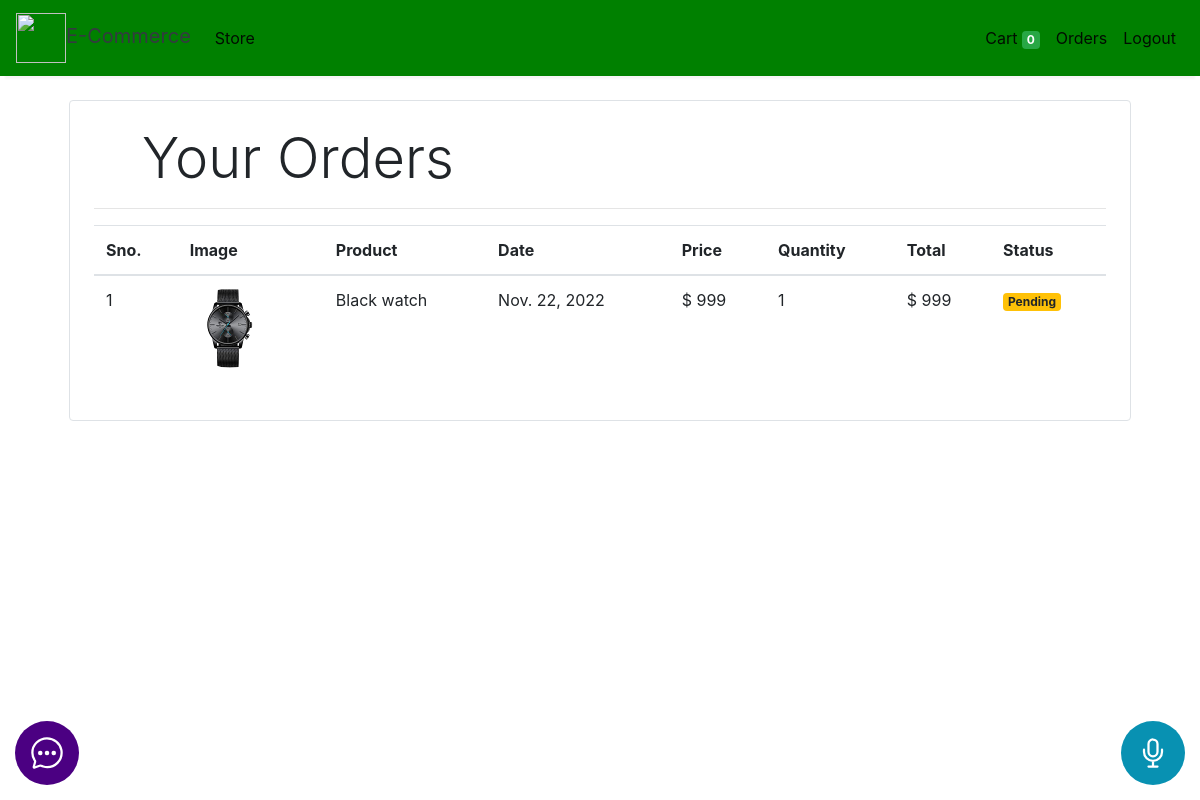
Page /orders (signed in) on the committed database.
### store/models/orders.py (models this page shows, shortened)
class Order(models.Model):
    product = models.ForeignKey(Products,
                                on_delete=models.CASCADE)
    customer = models.ForeignKey(Customer,
                                 on_delete=models.CASCADE)
    quantity = models.IntegerField(default=1)
    price = models.IntegerField()
    address = models.CharField (max_length=50, default='', blank=True)
    phone = models.CharField (max_length=50, default='', blank=True)
    date = models.DateField (default=datetime.datetime.today)
    status = models.BooleanField (default=False)
    @staticmethod
    def get_orders_by_customer(customer_id):
        return Order.objects.filter(customer=customer_id).order_by('-date')

### store/models/product.py (models this page shows, shortened)
class Products(models.Model):
    name = models.CharField(max_length=60)
    price= models.IntegerField(default=0)
    in_stock = models.IntegerField(null=True, blank=True)
    color = models.ManyToManyField(Color, null=True, blank=True)
    class S(models.TextChoices):
        S = 'S', 'S'
        M = 'M', 'M'
        L = 'L', 'L'
        XL = 'XL', 'XL'
    size = models.CharField(max_length=2, choices=S.choices, default=S.S, null=True, blank=True)
    show_sizes = models.BooleanField(default=False)
    show_colors = models.BooleanField(default=False)
    category= models.ForeignKey(Category,on_delete=models.CASCADE,default=1 ) # type: ignore
    description= models.CharField(max_length=250, default='', blank=True, null= True)
    image= models.ImageField(upload_to='uploads/products/')

### store/middlewares/auth.py (the view)
    def middleware(request):
        print(request.session.get('customer'))
        returnUrl = request.META['PATH_INFO']
        print(request.META['PATH_INFO'])
        if not request.session.get('customer'):
           return redirect(f'login?return_url={returnUrl}')
        response = get_response(request)
        return response

### store/templatetags/custom_filter.py (called while the page is built)
@register.filter(name='currency')
def currency(number):
    return f"$ {str(number)}"

@register.filter(name='multiply')
def multiply(number , number1):
    return number * number1

### store/views/orders.py (called while the page is built)
    def get(self , request ):
        customer = request.session.get('customer')
        orders = Order.get_orders_by_customer(customer)
        print(orders)
        return render(request , 'orders.html'  , {'orders' : orders})

### store/templates/orders.html
{% extends 'base.html' %}
{% block content %}
{% load cart %}
{% load custom_filter %}
<div class="container">
   <div class="border rounded p-4 m-4">
        <p class="display-4 pl-4 ml-4">Your Orders</p>
        <hr>
        <table class="table">
            <thead>
                <tr>
                    <th>Sno.</th>
                    <th>Image</th>
                    <th>Product</th>
                    <th>Date</th>
                    <th>Price</th>
                    <th>Quantity</th>
                    <th>Total</th>
                    <th>Status</th>
                </tr>
            </thead>
            <tbody>
                {% for order in orders %}
                <tr>
                    <td>{{forloop.counter}}</td>
                    <td><img style="height: 80px;" class="rounded-circle" src="{{order.product.image.url}}" alt=""></td>
                    <td>{{order.product.name}}</td>
                    <td>{{order.date}}</td>
                    <td>{{order.price|currency}}</td>
                    <td>{{order.quantity}}</td>
                    <td>{{order.quantity|multiply:order.price|currency}}</td>
                    {% if order.status %}
                    <td><small class="badge badge-success">Completed</small></td>
                    {%else%}
                    <td><small class="badge badge-warning">Pending</small></td>
                    {% endif %}
                </tr>
                {% endfor %}
            </tbody>
        </table>
   </div>
</div>
{% endblock %}

### rows in the picture
Order: product.image (picture), product.name "Black watch", date "Nov. 22, 2022", price "$ 999", quantity "1", quantity|multiply "$ 999", status "Pending"

### other values in the picture
{{ request.session.cart.keys|length }} "0"
